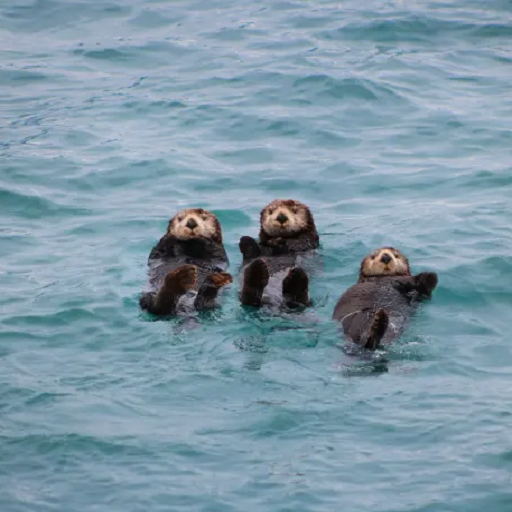
%> input picture 362 Projects/(Old Material) 2023S-PS Materials-20240330/PS3/3info.png, 512 x 512 px
$ octave ps3_6.m   (GNU Octave 9; MATLAB toolbox functions it lacks are replaced by stand-ins)
%> lines starting %> are read from the running program, lines starting %| are printed output that depends on the picture
% Retrieve info in the least significant bit

% Load the image
im3 = imread("3info.png", "png");
%> im3 is the input picture: size 512x512x3 uint8; mean R, G, B 125.7, 151.8, 167.3

% get the data in the LSB, multiply it by 255 to make it visible
im3(:,:,1) = bitand(im3(:,:,1), 1) * 255;
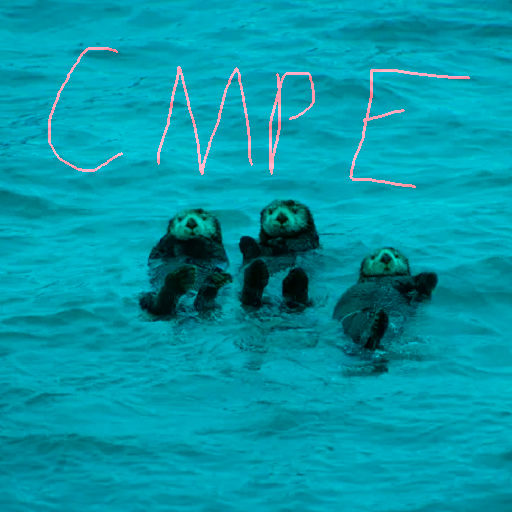
%> im3: size 512x512x3 uint8; mean R, G, B 3.4, 151.8, 167.3
im3(:,:,2) = bitand(im3(:,:,2), 1) * 255;
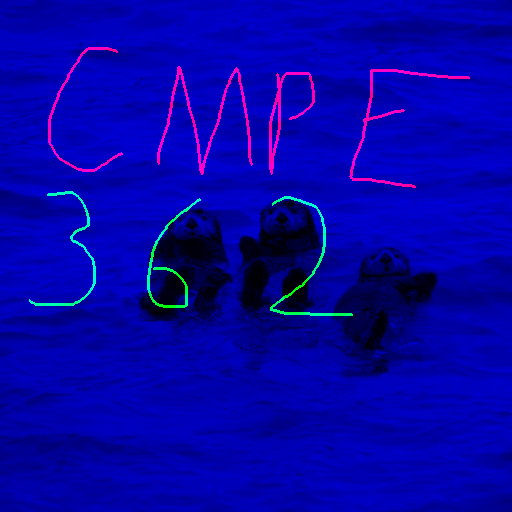
%> im3: size 512x512x3 uint8; mean R, G, B 3.4, 1.8, 167.3
im3(:,:,3) = bitand(im3(:,:,3), 1) * 255;
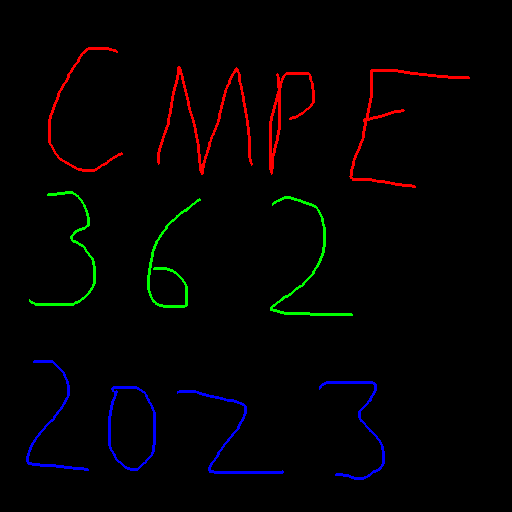
%> im3: size 512x512x3 uint8; mean R, G, B 3.4, 1.8, 2.2


imshow(im3);

$ run again, with 362 Projects/(Old Material) 2023S-PS Materials-20240330/PS3/1.png copied over 362 Projects/(Old Material) 2023S-PS Materials-20240330/PS3/3info.png
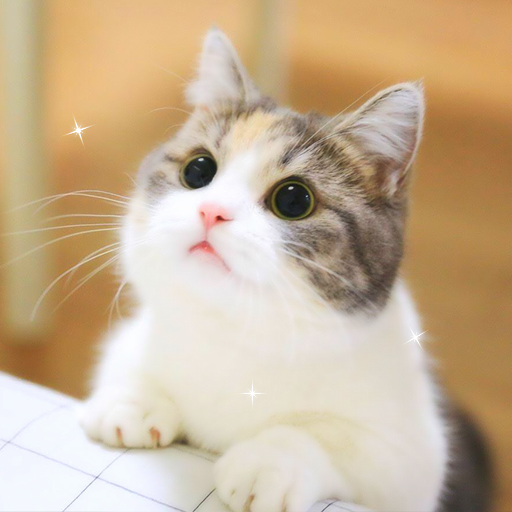
%> input picture 362 Projects/(Old Material) 2023S-PS Materials-20240330/PS3/1.png, 512 x 512 px
%> im3 is the input picture: size 512x512x3 uint8; mean R, G, B 200.9, 178.5, 149.5
%> `im3(:,:,2) = bitand(im3(:,:,2), 1) * 255;`:
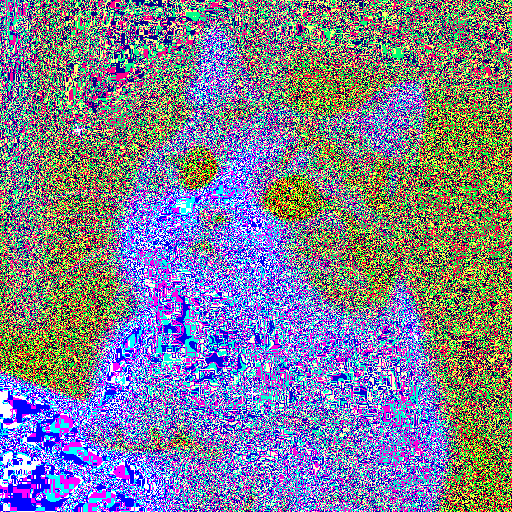
%> im3: size 512x512x3 uint8; mean R, G, B 126.1, 126.5, 149.5
%> `im3(:,:,3) = bitand(im3(:,:,3), 1) * 255;`:
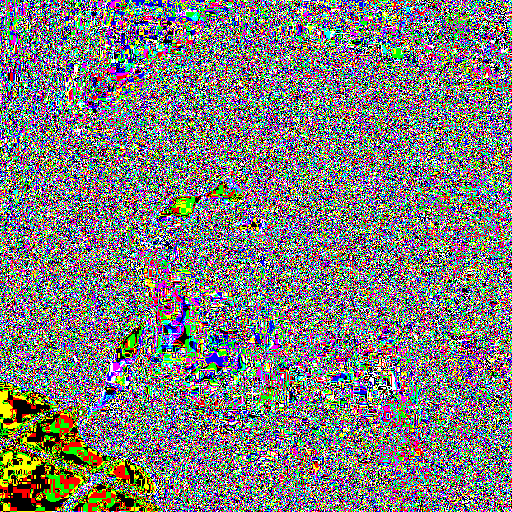
%> im3: size 512x512x3 uint8; mean R, G, B 126.1, 126.5, 122.6
